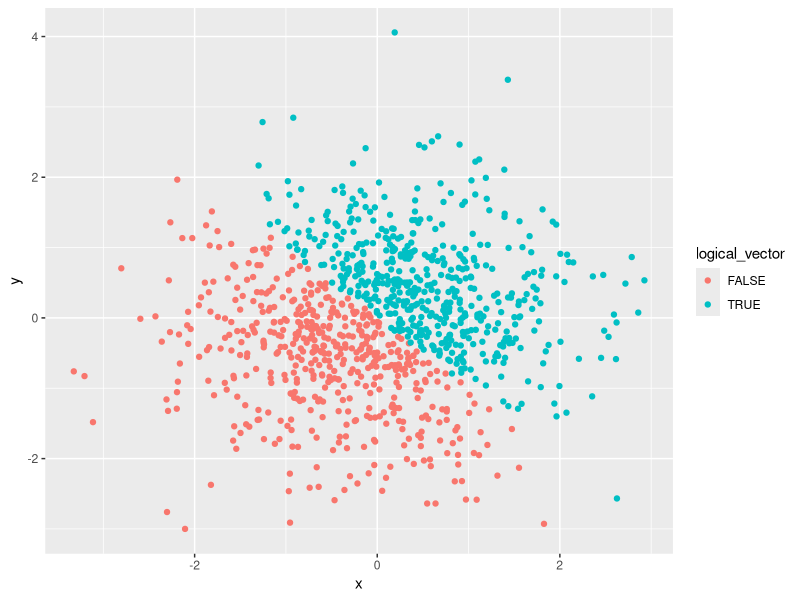
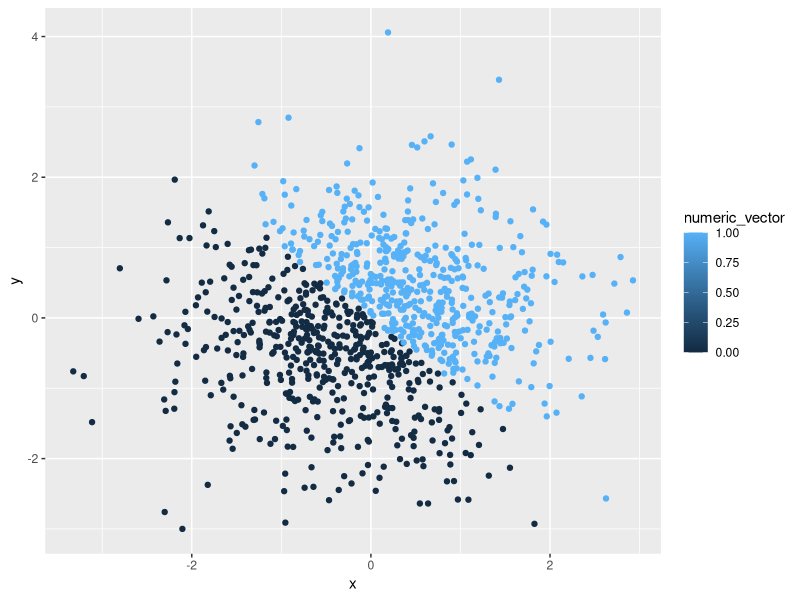
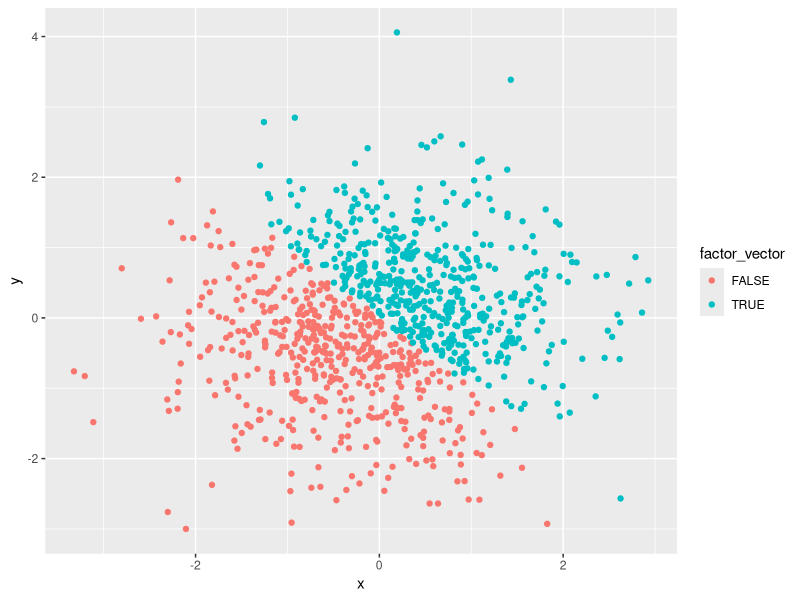
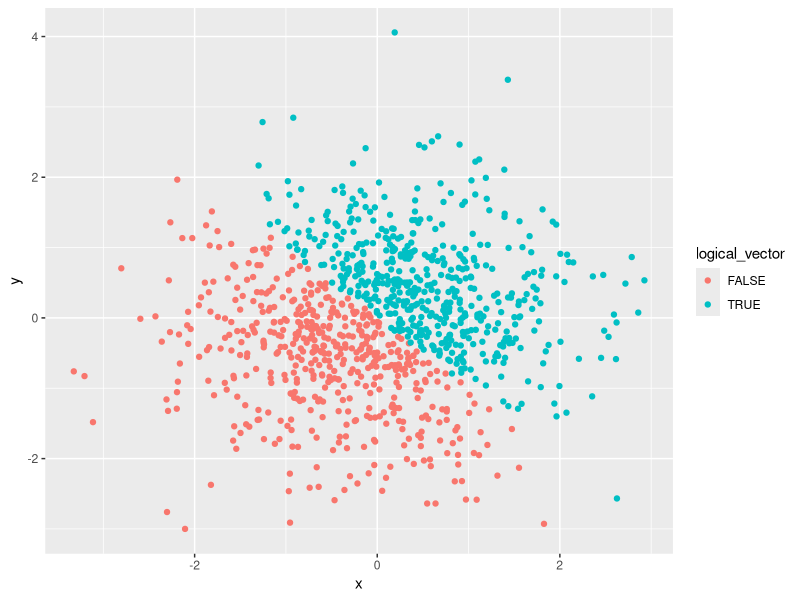

Here is the R script that generated these plots, in order:
## ---- chunk 1
# Load the package tidyverse
library(tidyverse)

# change the system warning from Chinese to English
Sys.setenv(LANG = "en")  
## ---- chunk 2
# Set seed to ensure reproducibility
set.seed(123)  

# Create a data frame of 4 variables
p1_df = tibble(
  unif_samp = runif(10, min = 0, max = 5),
  vec_logical = unif_samp >= 2, 
  vec_char = c("I", "am", "glad", "to", "be", "here", "Wishing", "you", "happiness", "always"),
  vec_factor = factor(c("male", "male", "female", "female", "male", "female", "female", "male", "female", "female"))
)

## ---- chunk 3
# Convert the character variable to facter, then to numeric
as.numeric(factor(p1_df$vec_char))   

# Convert the factor variable to character, then to numeric
as.numeric(as.character(p1_df$vec_factor))
                         

## ---- chunk 4
# Set seed to ensure reproducibility
set.seed(111)  

# Create a data frame of 5 variables
p2_df = tibble(
  x = rnorm(1000, mean = 0, sd = 1),
  y = rnorm(1000, mean = 0, sd = 1),
  logical_vector = x + y > 0, 
  numeric_vector = as.numeric(logical_vector),
  factor_vector = as.factor(logical_vector)
)
## ---- chunk 5
ggplot(p2_df, aes(x = x, y = y, color = logical_vector)) + geom_point()

# Export my first scatterplot to my project directory
ggsave("scatter_logical.pdf")
## ---- chunk 6
ggplot(p2_df, aes(x = x, y = y, color = numeric_vector)) + geom_point()
## ---- chunk 7
ggplot(p2_df, aes(x = x, y = y, color = factor_vector)) + geom_point()
